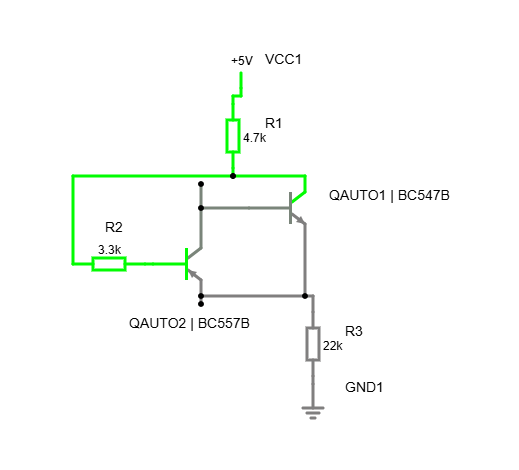
#> input picture project/CIRCUITO_COMPACTADO_V5.47.0.png, 519 x 470 px
$ python -i paper_region.py   (imports and definitions only)
#> lines starting #> are read from the running program, lines starting #| are printed output that depends on the picture; after the words box and inside, x2 and y2 are one past the last pixel; in counts of white or black regions, pixels touching at a corner belong together
#> further down, picture is the input picture: shape (470, 519, 3); mean B, G, R 250.3, 252.5, 250.3
"""Conservative paper isolation. No component predictions or annotations are used.
Keeps original pixels inside the paper; whitens outside, then crops by translation.
No perspective warp, rescaling, rotation, or circuit-dependent crop boundaries.
"""
import cv2
import numpy as np
import json,hashlib
from pathlib import Path
VERSION='white-paper-region-2'
def isolate_paper(image):
    h,w=image.shape[:2]
#> h = 470; w = 519
    scale=min(1.,800/max(h,w));small=cv2.resize(image,(max(1,round(w*scale)),max(1,round(h*scale)))) if scale<1 else image
#> after `scale = min(1.0, 800 / max(h, w))`: scale = 1
    hsv=cv2.cvtColor(small,cv2.COLOR_BGR2HSV)
#> hsv: shape (470, 519, 3); mean H, S, V 0.9, 2.3, 252.5
    neutral=((hsv[:,:,1]<=65)&(hsv[:,:,2]>=58)).astype(np.uint8)*255
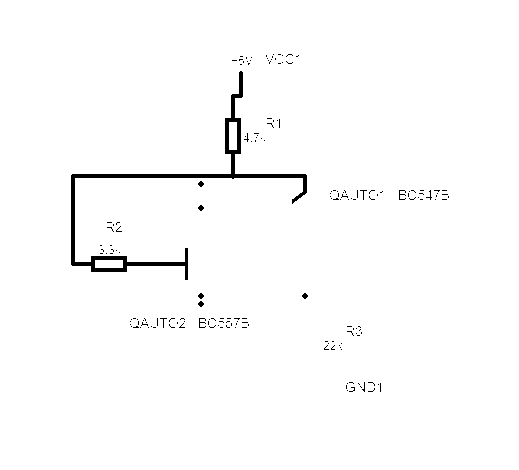
#> neutral: shape (470, 519); 98.5% white; 174 black regions (166 under 20 px), largest, box (x1, y1, x2, y2) and area: (71, 71, 307, 280) 2799, (399, 190, 406, 200) 29, (199, 318, 206, 328) 29
    neutral=cv2.morphologyEx(neutral,cv2.MORPH_CLOSE,np.ones((9,9),np.uint8))
#> neutral: shape (470, 519); every value is 255
    count,labels,stats,_=cv2.connectedComponentsWithStats(neutral,8)
#> labels: shape (470, 519) int32; every value is 1
#> count = 2; stats = [[-1, 2147483647, 0, 0, 0], [0, 0, 519, 470, 243930]]
    total=neutral.size;large=[i for i in range(1,count) if stats[i,cv2.CC_STAT_AREA]>=total*.025]
#> after `total = neutral.size`: total = 243930
#> after `large = [i for i in range(1, count) if stats[i, cv2.CC_STAT_AREA] >= t`: large = [1]
    meta=dict(version=VERSION,original_size=[w,h],active=False,crop=[0,0,w,h],reason='no_confident_paper',paper_fraction=0.)
    if not large:return image.copy(),meta,np.ones((h,w),np.uint8)*255
    points=[]
    for i in large:
        ys,xs=np.where(labels==i)
        points.append(np.column_stack([xs,ys]).astype(np.int32))
#> this loop made 1 pass
#> after the loop, points = 1 item
    hull=cv2.convexHull(np.concatenate(points))
#> hull = [[518, 469], [0, 469], [0, 0], [518, 0]]
    paper=np.zeros(neutral.shape,np.uint8);cv2.fillConvexPoly(paper,hull,255)
#> after `paper = np.zeros(neutral.shape, np.uint8)`: paper: shape (470, 519); every value is 0
    fraction=float(np.mean(paper>0));meta['paper_fraction']=round(fraction,5)
#> after `fraction = float(np.mean(paper > 0))`: fraction = 1
    if fraction<.42:return image.copy(),meta,np.ones((h,w),np.uint8)*255
    paper=cv2.resize(paper,(w,h),interpolation=cv2.INTER_NEAREST)
    # Preserve pen touching a paper boundary; margin never depends on test labels.
    margin=max(3,round(min(h,w)*.006))
#> margin = 3
    expanded=cv2.dilate(paper,np.ones((2*margin+1,2*margin+1),np.uint8))
    original_hsv=cv2.cvtColor(image,cv2.COLOR_BGR2HSV)
    blue=(original_hsv[:,:,0]>=88)&(original_hsv[:,:,0]<=155)&(original_hsv[:,:,1]>=35)&(original_hsv[:,:,2]<245)
    # A white padding margin must not reintroduce the green cover or brown desk.
    # Only actual pen that touches the paper boundary is retained beyond the hull.
    blue_page=np.count_nonzero(blue&(paper>0))>=h*w*.0002
#> blue_page = False
    edge_ink=blue if blue_page else ((original_hsv[:,:,1]<=65)&(original_hsv[:,:,2]<85))
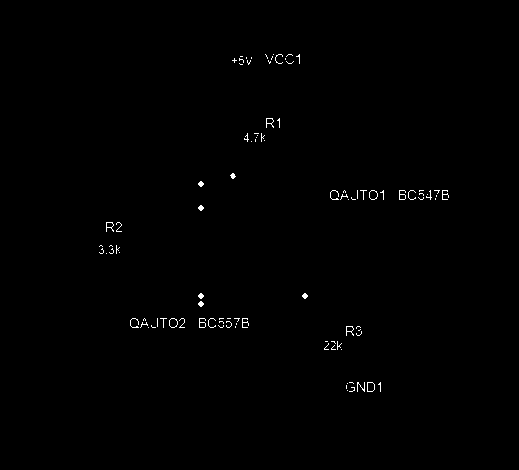
#> edge_ink: shape (470, 519) bool; 0.46% white in thin lines or dots, all inside (x1, y1, x2, y2) = (99, 54, 449, 392)
    paper[(expanded>0)&edge_ink]=255
    if np.mean(paper==0)<.007:
        meta.update(reason='already_paper',paper_fraction=1.)
        return image.copy(),meta,np.ones((h,w),np.uint8)*255
    ys,xs=np.where(paper>0);x1,y1,x2,y2=int(xs.min()),int(ys.min()),int(xs.max())+1,int(ys.max())+1
    masked=image.copy();masked[paper==0]=255
    meta.update(active=True,crop=[x1,y1,x2,y2],reason='neutral_paper_hull',masked_fraction=round(float(np.mean(paper==0)),5),output_size=[x2-x1,y2-y1],margin_px=margin)
    return masked[y1:y2,x1:x2].copy(),meta,paper

def prepare_project_image(upload_path,output_path):
    """Keep the received file intact and create one coordinate-consistent PNG.
    All later stages and the displayed reference use this SAME analysis image.
    """
    upload_path=Path(upload_path);output_path=Path(output_path)
    image=cv2.imread(str(upload_path))
    if image is None:raise ValueError('Não foi possível abrir a imagem enviada.')
    cropped,meta,_=isolate_paper(image)
    if not cv2.imwrite(str(output_path),cropped,[cv2.IMWRITE_PNG_COMPRESSION,3]):
        raise OSError('Não foi possível salvar a imagem do circuito.')
    meta.update(upload_filename=upload_path.name,analysis_filename=output_path.name,
        upload_sha256=hashlib.sha256(upload_path.read_bytes()).hexdigest(),
        analysis_sha256=hashlib.sha256(output_path.read_bytes()).hexdigest(),
        coordinate_frame='analysis_image_pixels',original_upload_preserved=True)
    (output_path.parent/'paper_region.json').write_text(json.dumps(meta,ensure_ascii=False,indent=2),encoding='utf8')
    return meta

>>> import cv2
>>> picture = cv2.imread('../CIRCUITO_COMPACTADO_V5.47.0.png')
>>> result = isolate_paper(picture)
